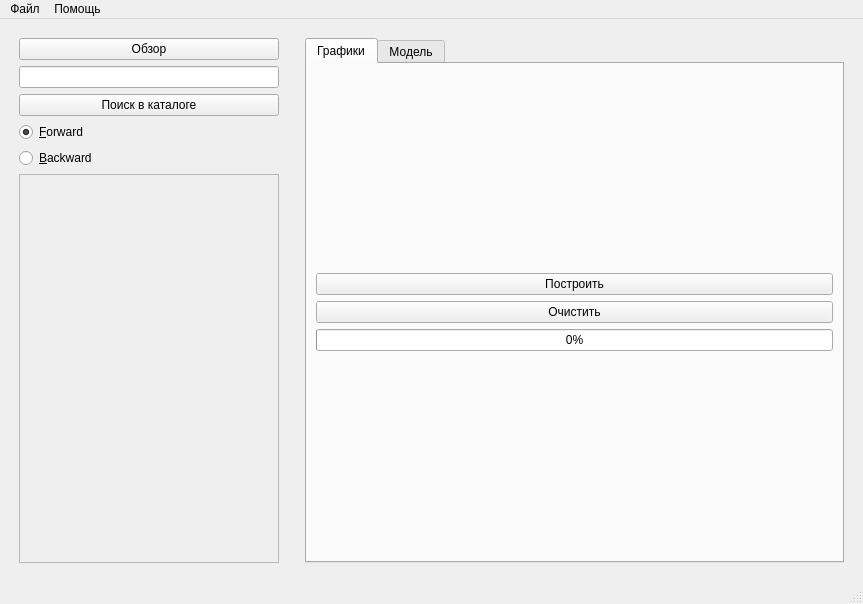
<?xml version="1.0" encoding="UTF-8"?>
<ui version="4.0">
 <class>MainWindow</class>
 <widget class="QMainWindow" name="MainWindow">
  <property name="geometry">
   <rect>
    <x>0</x>
    <y>0</y>
    <width>863</width>
    <height>604</height>
   </rect>
  </property>
  <property name="windowTitle">
   <string>XMLtoGRAPH</string>
  </property>
  <widget class="QWidget" name="centralwidget">
   <layout class="QHBoxLayout" name="horizontalLayout" stretch="1,2">
    <item>
     <layout class="QVBoxLayout" name="layout_browse">
      <property name="spacing">
       <number>6</number>
      </property>
      <property name="sizeConstraint">
       <enum>QLayout::SetDefaultConstraint</enum>
      </property>
      <property name="leftMargin">
       <number>10</number>
      </property>
      <property name="topMargin">
       <number>10</number>
      </property>
      <property name="rightMargin">
       <number>10</number>
      </property>
      <property name="bottomMargin">
       <number>10</number>
      </property>
      <item>
       <widget class="QPushButton" name="btn_browse">
        <property name="text">
         <string>Обзор</string>
        </property>
       </widget>
      </item>
      <item>
       <widget class="QLineEdit" name="line_edit_file_path"/>
      </item>
      <item>
       <widget class="QPushButton" name="btn_accept_browse">
        <property name="text">
         <string>Поиск в каталоге</string>
        </property>
       </widget>
      </item>
      <item>
       <widget class="QRadioButton" name="radio_btn_frw">
        <property name="cursor">
         <cursorShape>PointingHandCursor</cursorShape>
        </property>
        <property name="text">
         <string>&amp;Forward</string>
        </property>
        <property name="checked">
         <bool>true</bool>
        </property>
       </widget>
      </item>
      <item>
       <widget class="QRadioButton" name="radio_btn_bck">
        <property name="text">
         <string>&amp;Backward</string>
        </property>
       </widget>
      </item>
      <item>
       <widget class="QScrollArea" name="scroll_area">
        <property name="widgetResizable">
         <bool>true</bool>
        </property>
        <widget class="QWidget" name="scrollAreaWidgetContents">
         <property name="geometry">
          <rect>
           <x>0</x>
           <y>0</y>
           <width>258</width>
           <height>341</height>
          </rect>
         </property>
         <layout class="QVBoxLayout" name="verticalLayout">
          <item>
           <layout class="QVBoxLayout" name="vertical_layout_scroll"/>
          </item>
         </layout>
        </widget>
       </widget>
      </item>
     </layout>
    </item>
    <item>
     <layout class="QVBoxLayout" name="layout_plot_tab">
      <property name="spacing">
       <number>6</number>
      </property>
      <property name="leftMargin">
       <number>10</number>
      </property>
      <property name="topMargin">
       <number>10</number>
      </property>
      <property name="rightMargin">
       <number>10</number>
      </property>
      <property name="bottomMargin">
       <number>10</number>
      </property>
      <item>
       <widget class="QTabWidget" name="tabWidget">
        <property name="currentIndex">
         <number>0</number>
        </property>
        <widget class="QWidget" name="tab">
         <attribute name="title">
          <string>Графики</string>
         </attribute>
         <layout class="QVBoxLayout" name="verticalLayout_2">
          <item>
           <layout class="QVBoxLayout" name="layout_plot">
            <item>
             <widget class="QPushButton" name="btn_plot">
              <property name="text">
               <string>Построить</string>
              </property>
             </widget>
            </item>
            <item>
             <widget class="QPushButton" name="btn_clean">
              <property name="text">
               <string>Очистить</string>
              </property>
             </widget>
            </item>
            <item>
             <widget class="QProgressBar" name="progress_bar">
              <property name="value">
               <number>0</number>
              </property>
             </widget>
            </item>
           </layout>
          </item>
         </layout>
        </widget>
        <widget class="QWidget" name="tab_2">
         <attribute name="title">
          <string>Модель</string>
         </attribute>
         <layout class="QVBoxLayout" name="verticalLayout_4">
          <item>
           <layout class="QVBoxLayout" name="layout_plot_model">
            <item>
             <widget class="QPushButton" name="btn_plot_model">
              <property name="text">
               <string>Расчитать</string>
              </property>
             </widget>
            </item>
            <item>
             <widget class="QPushButton" name="btn_clean_model">
              <property name="text">
               <string>Очистить</string>
              </property>
             </widget>
            </item>
            <item>
             <widget class="QProgressBar" name="progress_bar_model">
              <property name="value">
               <number>0</number>
              </property>
             </widget>
            </item>
           </layout>
          </item>
         </layout>
        </widget>
       </widget>
      </item>
     </layout>
    </item>
   </layout>
  </widget>
  <widget class="QMenuBar" name="menubar">
   <property name="geometry">
    <rect>
     <x>0</x>
     <y>0</y>
     <width>863</width>
     <height>30</height>
    </rect>
   </property>
   <widget class="QMenu" name="menuMenu">
    <property name="title">
     <string>Файл</string>
    </property>
    <addaction name="action_quit"/>
   </widget>
   <widget class="QMenu" name="menu">
    <property name="title">
     <string>Помощь</string>
    </property>
    <addaction name="action_about"/>
   </widget>
   <addaction name="menuMenu"/>
   <addaction name="menu"/>
  </widget>
  <widget class="QStatusBar" name="statusbar"/>
  <action name="action_quit">
   <property name="text">
    <string>Выход</string>
   </property>
  </action>
  <action name="action_about">
   <property name="text">
    <string>Справка</string>
   </property>
  </action>
 </widget>
 <resources/>
 <connections/>
</ui>
